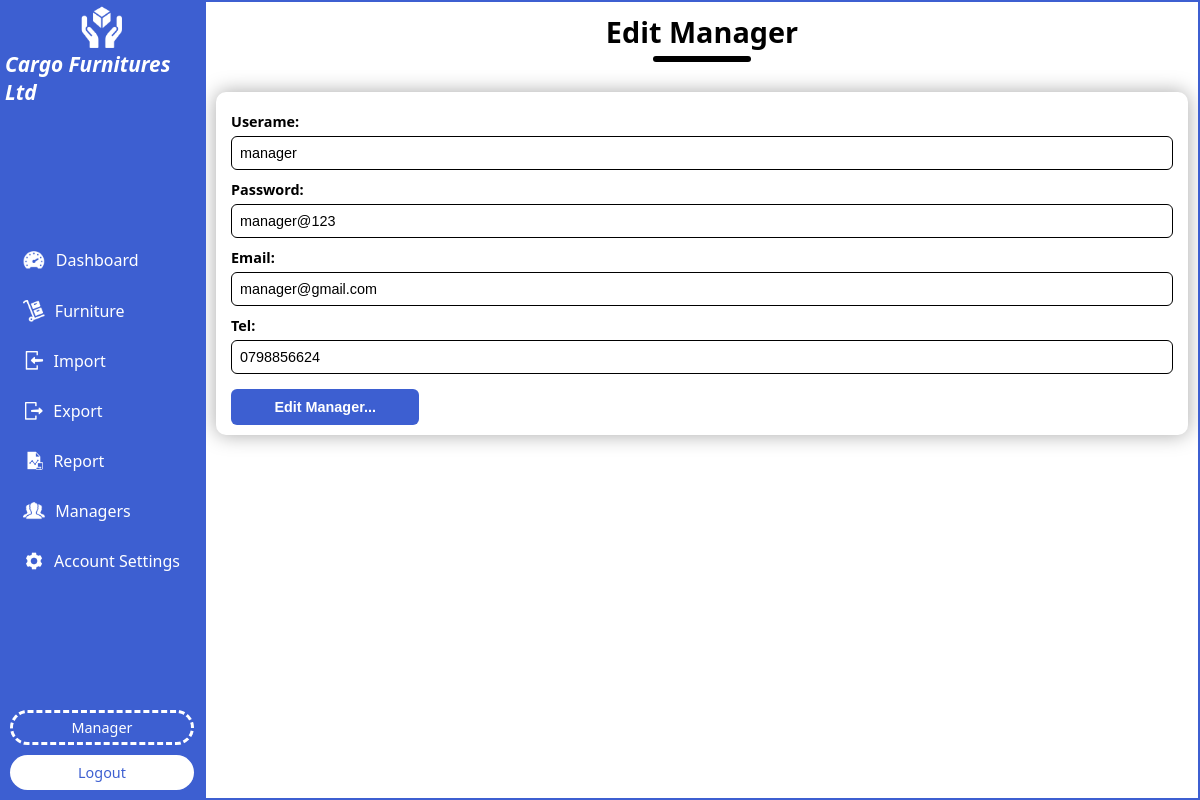
The page /edit_manager.php?manager_id=1 (signed in) on the database its author committed.
### tables this page shows
CREATE TABLE `manager` (
  `manager_id` int(11) NOT NULL,
  `username` varchar(40) NOT NULL,
  `password` varchar(40) NOT NULL,
  `email` varchar(40) NOT NULL,
  `tel` varchar(40) NOT NULL
);

### edit_manager.php (the view, shortened to what this page needs)
<?php
include("session.php");
$manager_id = $_GET['manager_id'];
$select=$con->query("SELECT * FROM `manager` WHERE `manager_id`='$manager_id'");
$row=mysqli_fetch_assoc($select);
$username=$row['username'];
$password=$row['password'];
$email=$row['email'];
$tel=$row['tel'];
?>
<!DOCTYPE html>
<html lang="en">
<head>
    <link rel="stylesheet" href="style.css">
</head>
<body>
    <div class="dashboard-container">
        <?php
            include("sidebar.php");
        ?>
        <div class="dashboard-right">
            <div class="right-title">
                <h1>Edit Manager</h1>
                <div class="line"></div>
            </div>
            <div class="right-content">
                <form action="" method="post">
                    <label>Userame:</label>
                    <input type="text" name="username" value="<?php echo $username;?>">
                    <label>Password:</label>
                    <input type="text" name="password" value="<?php echo $password;?>">
                    <label>Email:</label>
                    <input type="text" name="email" value="<?php echo $email;?>">
                    <label>Tel:</label>
                    <input type="text" name="tel" value="<?php echo $tel;?>">
                    <button type="submit" name="edit_manager">Edit Manager...</button>
                </form>
            </div>
        </div>
    </div>
</body>
</html>

### style.css (style rules this page uses)
* { margin: 0; padding: 0; box-sizing: border-box; }
body { background: #fff; font-family: system-ui, -apple-system, BlinkMacSystemFont, "Segoe UI", Roboto, Oxygen, Ubuntu, Cantarell, "Open Sans", "Helvetica Neue", sans-serif; }
::placeholder { color: black; font-size: 0.9rem; }
.dashboard-container { width: 100%; display: flex; flex-direction: row; align-items: center; justify-content: space-between; }
.dashboard-right { width: 83%; border: 2px solid rgb(61, 95, 209); padding: 10px; display: flex; flex-direction: column; height: 100vh; overflow-x: auto; }
.right-title { display: flex; flex-direction: column; align-items: center; justify-content: center; }
.right-title h1 { font-size: 1.8rem; }
.right-title .line { padding: 3px; background: black; width: 10%; margin-top: 5px; border-radius: 50px; }
.right-content { margin-top: 20px; width: 100%; }
.right-content form { display: flex; flex-direction: column; align-items: flex-start; justify-content: flex-start; width: 100%; border-radius: 10px; padding: 10px 15px; margin-top: 10px; box-shadow: 0 0 20px 0px rgba(0, 0, 0, 0.345); }
.right-content label { font-weight: bold; font-size: 0.9rem; margin-top: 10px; }
.right-content input { width: 100%; padding: 8px; border-radius: 6px; border: 1.5px solid black; margin-top: 5px; font-size: 0.9rem; }
.right-content button { background: rgb(61, 95, 209); color: #fff; padding: 10px; margin-top: 15px; border-radius: 6px; border: none; width: 20%; font-weight: bold; font-size: 0.9rem; }

### rows shown on the page
manager: username "manager", password "manager@123", email "manager@gmail.com", tel "0798856624"

### other values the page prints
$_SESSION['cargo_manager'] "Manager"
